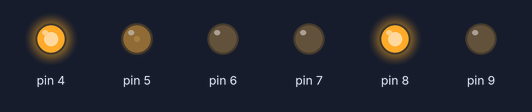
Simulated run of this sketch. Board: Arduino Uno, built with avr-gcc and run on an emulated ATmega328P. Parts: output pins drawn as LEDs (lit = HIGH).

Above: at 0.1 s.
Timing chart, 0 to 1.6 s (numbered marks = the images above):
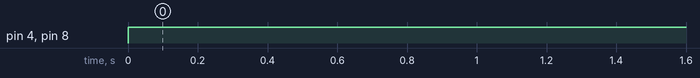

Measured:
- by itself, pin 4, pin 8: LOW → HIGH at 0.00 s

The sketch:

Simple_Drive_MonstorMoto.ino
```cpp
void setup() {
 for (int i = 4; i<10; i++)
 {
  pinMode(i,OUTPUT);
 }
 analogWrite(5, 25);
// analogWrite(6, 25);
}

void loop() {
  digitalWrite(7, LOW);
  digitalWrite(8, HIGH);
  digitalWrite(4, HIGH);
  digitalWrite(9, LOW);


}
```
